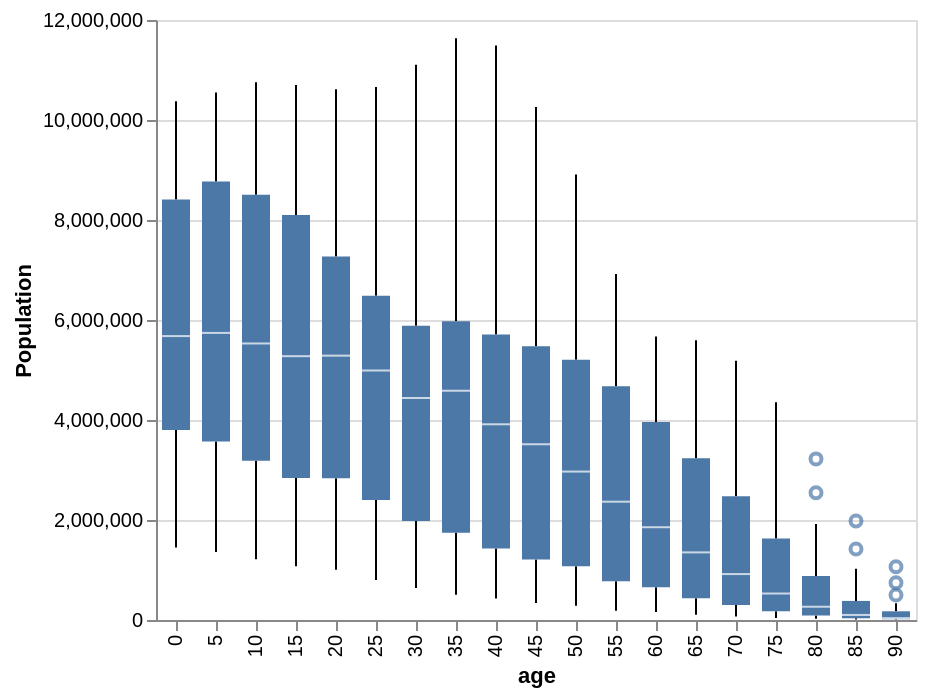

Specify this chart in Vega-Lite:
### Vega-Lite specification from a JSON file in a GitHub repository (floating-point values rounded to 4 significant figures; data arrays with more than 128 entries replaced by an {"elided": "..."} marker saying what was removed)
{"$schema": "https://vega.github.io/schema/vega-lite/v5.json", "data": {"values": {"elided": "570 records"}}, "encoding": {"x": {"field": "age", "type": "ordinal"}, "y": {"axis": {"title": "Population"}, "field": "people", "type": "quantitative"}}, "mark": {"extent": 2, "type": "boxplot"}}
